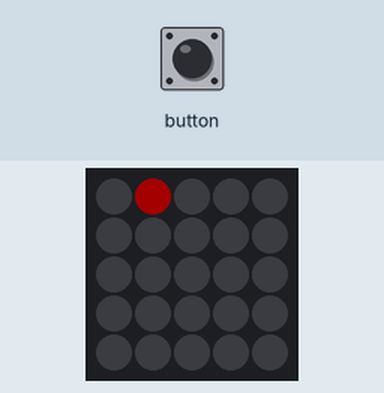
Recording of a sketch running on a simulated ESP32. Parts: 5×5 RGB LED matrix (first LED top left, wired row by row). Dim RGB values are drawn brighter than linear; random numbers use the default seed unless the sketch sets one.

Above: at 0.13 s.
At 5.08 s:
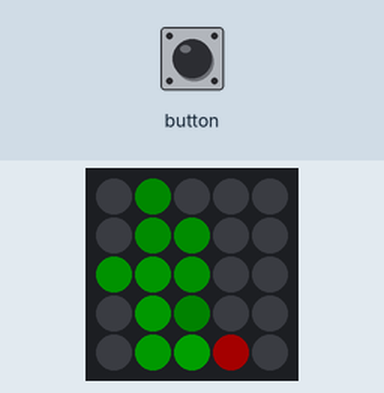
At 10.03 s:
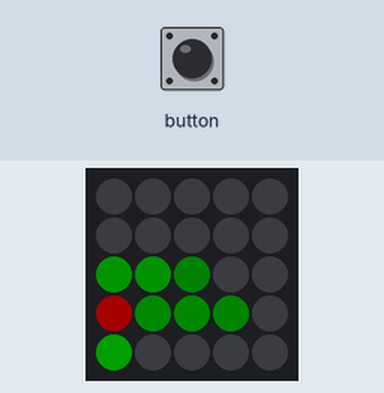
At 19.94 s:
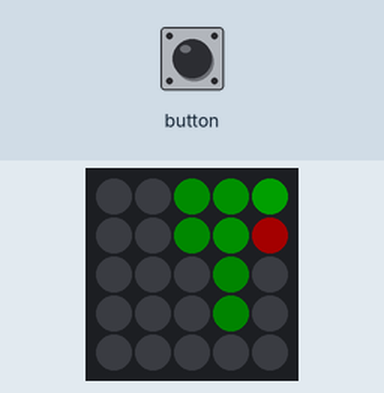
At 29.85 s:
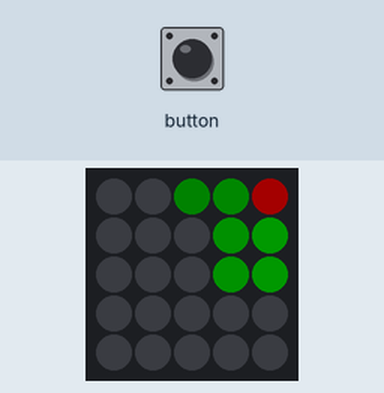
At 39.88 s:
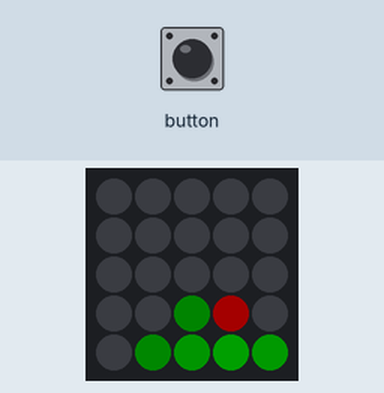

The sketch:

02_walkingdot_with_fading_path.ino
```cpp
#include "M5Atom.h"

int shadow_lights[25]; // This will hold our fading path data

void setup()
{
    M5.begin(true, false, true);
    delay(50);

    for( int i=0; i<25; i++) {
        shadow_lights[i] = 0;
    }
}

uint8_t FSM = 0;
int xpos = 0;
int ypos = 0;

void draw_shadow() {
    for(int i=0; i<25; i++) {
        M5.dis.drawpix( i, shadow_lights[i]*256);
    }
}

void fade_shadow() {
    for(int i=0; i<25; i++) {
        shadow_lights[i] *= 0.9; // Reducing the path brightness by 10% every tick
        if( shadow_lights[i]<40) {
            shadow_lights[i] = 0;

        }
    }
}

void move_dot() {

    int mov = random(2);
    if( mov == 0) mov = -1;

    if( random(2)==1) { // move horizontally
        if( (xpos+mov>=0) && (xpos+mov<=4)) xpos += mov;
    } else {            // move vertically
        if( (ypos+mov>=0) && (ypos+mov<=4)) ypos += mov;
    }

    shadow_lights[ xpos+ypos*5] = 200; // Setting the path brightness to 200
}

void loop()
{
    draw_shadow();
    fade_shadow();

    move_dot();

    M5.dis.drawpix(xpos+ypos*5, 0xf00000);

    delay(100);
    M5.update();
}
```
